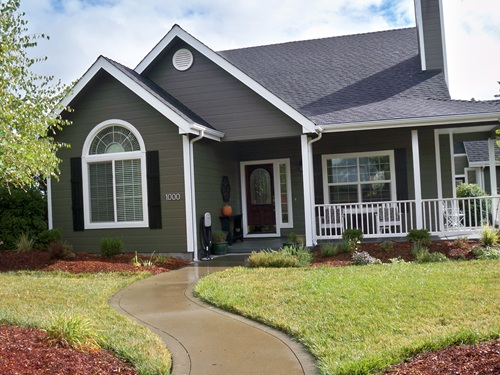
#> input picture house.jpg, 500 x 375 px
$ python image.py
#> lines starting #> are read from the running program, lines starting #| are printed output that depends on the picture; after the words box and inside, x2 and y2 are one past the last pixel; in counts of white or black regions, pixels touching at a corner belong together

#Experiment 9: Image Segmentation
#Design and implement an image segmentation framework using both classical (thresholding, region
#based) and learning-based approaches. Compare their performance on natural images.


import cv2
import numpy as np
# ------------------- Read Image -------------------
image = cv2.imread("house.jpg")
#> image is the input picture: shape (375, 500, 3); mean B, G, R 113, 130.8, 132.1
if image is None:
    print("Error: Image not found")
    exit()
gray = cv2.cvtColor(image, cv2.COLOR_BGR2GRAY)
# 1. CLASSICAL METHOD: THRESHOLDING
_, thresh = cv2.threshold(
    gray, 0, 255, cv2.THRESH_BINARY + cv2.THRESH_OTSU
)
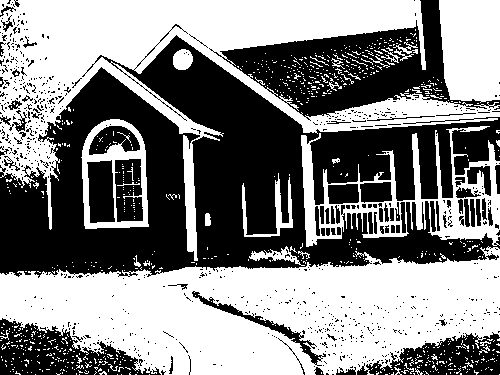
#> thresh: shape (375, 500); 52.2% white; 805 black regions (731 under 20 px), largest, box (x1, y1, x2, y2) and area: (0, 24, 500, 278) 57392, (209, 0, 500, 121) 12594, (0, 318, 161, 375) 4505
# 2. CLASSICAL METHOD: REGION-BASED (WATERSHED)
# Noise removal
blur = cv2.GaussianBlur(gray, (5, 5), 0)
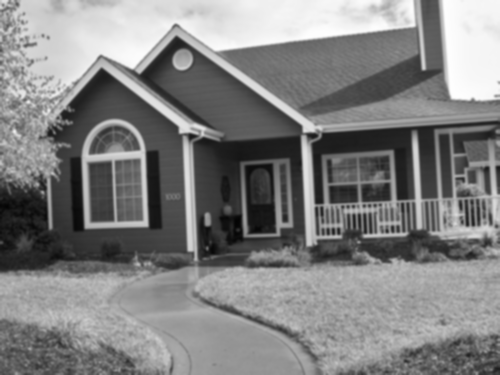
#> blur: shape (375, 500); min 3, max 254, mean 129.2
_, binary = cv2.threshold(
    blur, 0, 255, cv2.THRESH_BINARY + cv2.THRESH_OTSU
)
#> binary: shape (375, 500); 51.5% white; 117 black regions (81 under 20 px), largest, box (x1, y1, x2, y2) and area: (0, 36, 500, 277) 60395, (222, 0, 500, 118) 13627, (0, 319, 164, 375) 5076
kernel = np.ones((3, 3), np.uint8)
opening = cv2.morphologyEx(binary, cv2.MORPH_OPEN, kernel, iterations=2)
#> opening: shape (375, 500); 48.9% white; 24 white regions, largest, box (x1, y1, x2, y2) and area: (0, 258, 500, 375) 42942, (0, 0, 500, 181) 34242, (439, 0, 500, 102) 5785
sure_bg = cv2.dilate(opening, kernel, iterations=3)
#> sure_bg: shape (375, 500); 58.9% white; 16 black regions (9 under 20 px), largest, box (x1, y1, x2, y2) and area: (0, 41, 500, 273) 54830, (227, 0, 446, 113) 11351, (0, 322, 144, 375) 4508
dist_transform = cv2.distanceTransform(opening, cv2.DIST_L2, 5)
_, sure_fg = cv2.threshold(
    dist_transform, 0.7 * dist_transform.max(), 255, 0)
#> sure_fg: shape (375, 500) float32; 1.8% white; 6 white regions (1 under 20 px), largest, box (x1, y1, x2, y2) and area: (61, 0, 140, 23) 1231, (481, 0, 500, 59) 995, (214, 353, 261, 375) 586, (212, 0, 290, 10) 406, (366, 303, 401, 317) 200
sure_fg = np.uint8(sure_fg)
unknown = cv2.subtract(sure_bg, sure_fg)
_, markers = cv2.connectedComponents(sure_fg)
#> markers: shape (375, 500) int32; 7 distinct labels, from 0 to 6
markers = markers + 1
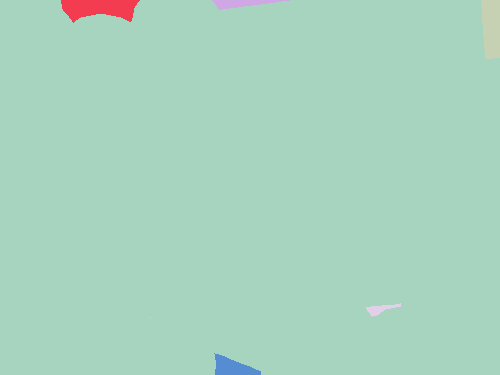
#> markers: shape (375, 500) int32; 7 distinct labels, from 1 to 7; one colour per label, 0 black
markers[unknown == 255] = 0
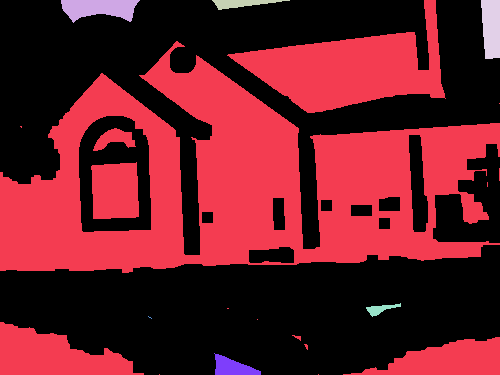
#> markers: shape (375, 500) int32; 8 distinct labels, from 0 to 7; one colour per label, 0 black
watershed_image = image.copy()
markers = cv2.watershed(watershed_image, markers)
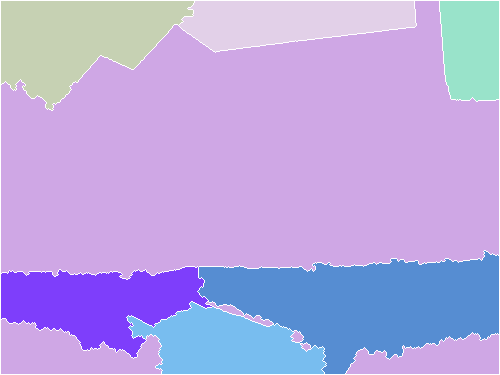
#> markers: shape (375, 500) int32; 8 distinct labels, from -1 to 7; one colour per label, 0 black, -1 white
watershed_image[markers == -1] = [0, 0, 255]
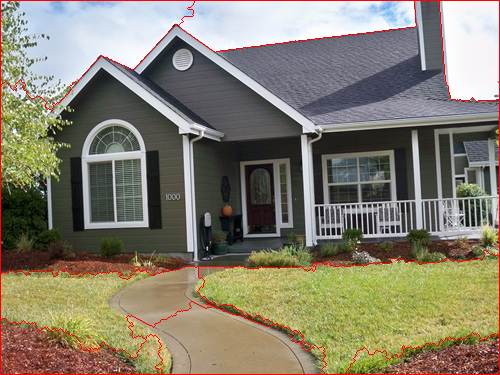
#> watershed_image: shape (375, 500, 3); 2.05% of pixels changed, all inside (x1, y1, x2, y2) = (0, 0, 500, 375)
# 3. LEARNING-BASED METHOD: K-MEANS CLUSTERING
pixel_values = image.reshape((-1, 3))
pixel_values = np.float32(pixel_values)
k = 3
criteria = (cv2.TERM_CRITERIA_EPS + cv2.TERM_CRITERIA_MAX_ITER, 100, 0.2)
_, labels, centers = cv2.kmeans(
    pixel_values, k, None, criteria, 10, cv2.KMEANS_RANDOM_CENTERS
)
#> centers = [[52.8, 60.33, 63.01], [112.2, 151.9, 156], [232.1, 224, 216.3]]
centers = np.uint8(centers)
#> centers = [[52, 60, 63], [112, 151, 156], [232, 223, 216]]
segmented_kmeans = centers[labels.flatten()]
segmented_kmeans = segmented_kmeans.reshape(image.shape)
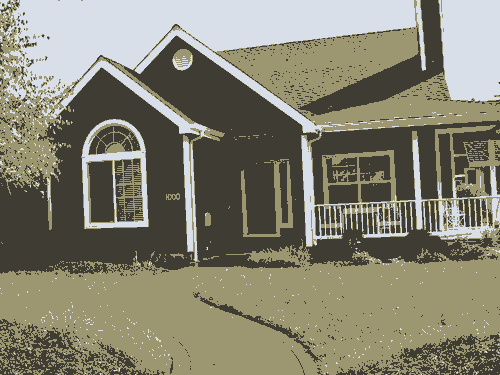
#> segmented_kmeans: shape (375, 500, 3); mean B, G, R 112.6, 130.2, 132
# DISPLAY ALL RESULTS
cv2.imshow("Original Image", image)
cv2.imshow("Thresholding Segmentation", thresh)
cv2.imshow("Region-Based Segmentation (Watershed)", watershed_image)
cv2.imshow("Learning-Based Segmentation (K-Means)", segmented_kmeans)
cv2.waitKey(0)
cv2.destroyAllWindows()
